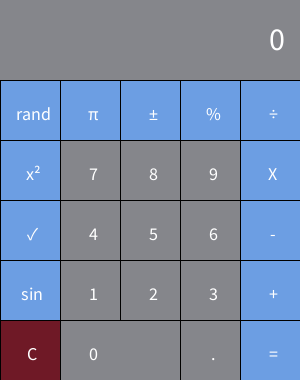
Frame 1 (no input)
Frame 60 (the mouse pressed at the canvas centre just before this capture): identical to frame 1, image omitted
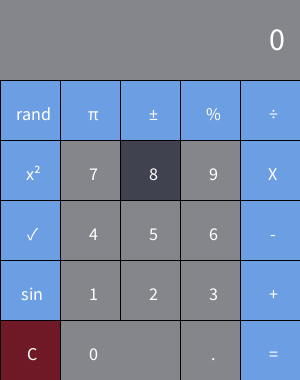
Frame 120 (the mouse held since frame 60 and released just before this capture)

The Processing sketch that drew these frames (run headless with seeded random() and noise(); from frame 60 on, the mouse is pressed at the canvas centre):

// Processing sketch: Calculator
// ── Calculator.pde
// Global Variables
Button [] buttons = new Button[10];
Button [] opButtons = new Button[14];
String dVal;
String op;
boolean left;
float r;
float l;
float result;

void setup() {
  size(300, 380);
  dVal = "0";
  op = "";
  left = true;
  r = 0.0;
  l = 0.0;
  result = 0.0;
  buttons[0] = new Button(60, 320, 120, 60, "0", #85868B, #404250);
  buttons[1] = new Button(60, 260, 60, 60, "1", #85868B, #404250);
  buttons[2] = new Button(120, 260, 60, 60, "2", #85868B, #404250);
  buttons[3] = new Button(180, 260, 60, 60, "3", #85868B, #404250);
  buttons[4] = new Button(60, 200, 60, 60, "4", #85868B, #404250);
  buttons[5] = new Button(120, 200, 60, 60, "5", #85868B, #404250);
  buttons[6] = new Button(180, 200, 60, 60, "6", #85868B, #404250);
  buttons[7] = new Button(60, 140, 60, 60, "7", #85868B, #404250);
  buttons[8] = new Button(120, 140, 60, 60, "8", #85868B, #404250);
  buttons[9] = new Button(180, 140, 60, 60, "9", #85868B, #404250);
  opButtons[0] = new Button(180, 320, 60, 60, ".", #85868B, #404250);
  opButtons[1] = new Button(0, 320, 60, 60, "C", #6F1926, #404250);
  opButtons[2] = new Button(240, 320, 60, 60, "=", #6C9EE3, #204576);
  opButtons[3] = new Button(240, 260, 60, 60, "+", #6C9EE3, #204576);
  opButtons[4] = new Button(240, 200, 60, 60, "-", #6C9EE3, #204576);
  opButtons[5] = new Button(240, 140, 60, 60, "X", #6C9EE3, #204576);
  opButtons[6] = new Button(240, 80, 60, 60, "÷", #6C9EE3, #204576);
  opButtons[7] = new Button(180, 80, 60, 60, "%", #6C9EE3, #204576);
  opButtons[8] = new Button(120, 80, 60, 60, "±", #6C9EE3, #204576);
  opButtons[9] = new Button(60, 80, 60, 60, "π", #6C9EE3, #204576);
  opButtons[10] = new Button(0, 80, 60, 60, "rand", #6C9EE3, #204576);
  opButtons[11] = new Button(0, 140, 60, 60, "x²", #6C9EE3, #204576);
  opButtons[12] = new Button(0, 200, 60, 60, "✓", #6C9EE3, #204576);
  opButtons[13] = new Button(0, 260, 60, 60, "sin", #6C9EE3, #204576);
}


void draw() {
  background(#85868B);

  updateDisplay();

  for (int i=0; i<buttons.length; i++) {
    buttons [i].display();
    buttons [i].hover(mouseX, mouseY);
  }
  for (int i=0; i<opButtons.length; i++) {
    opButtons[i].hover(mouseX, mouseY);
    opButtons[i].display();
  }
}


void updateDisplay() {
  rectMode(CORNER);
  fill(#85868B);
  rect(80, 300, width-20, 50);

  fill(255);
  textAlign(RIGHT);
  if (dVal.length()<13) {
    textSize(32);
  } else if (dVal.length()<14) {
    textSize(28);
  } else if (dVal.length()<15) {
    textSize(26);
  } else if (dVal.length()<17) {
    textSize(24);
  } else if (dVal.length()<19) {
    textSize(22);
  } else if (dVal.length()<21) {
    textSize(20);
  } else if (dVal.length()<23) {
    textSize(18);
  } else if (dVal.length()<25) {
    textSize(16);
  } else {
    textSize(14);
  }
  text(dVal, width-15, 50);

  //Calc Reference
  fill(127);
  rectMode(CORNER);
  rect(10, 250, width-20, 52);

  textSize(9);
  textAlign(LEFT);
  fill(255);
  text("L:" + l + "R:" + r + "Op:" + op, 15, 263);
  text("Result:" + result + "Left:" + left, 15, 275);
}


void mouseReleased() {
  println("L:" + l + "R:" + r + "Op:" + op);
  println("Result:" + result + "Left:" + left);

  //Interaction with numbers
  for (int i=0; i<buttons.length; i++) {
    if (buttons[i].over && dVal.length()<20) {
      handleEvent(buttons[i].val, true);
    }
  }
  for (int i=0; i<opButtons.length; i++) {
    if (opButtons[i].over) {
      handleEvent(opButtons[i].val, false);
    }
  }
}

void keyPressed() {
  println("KEY:" + key + "keyCode:" + keyCode);
  if (key == '0') {
    handleEvent("0", true);
  } else if (key == '1') {
    handleEvent("1", true);
  } else if (key == '2') {
    handleEvent("2", true);
  } else if (key == '3') {
    handleEvent("3", true);
  } else if (key == '4') {
    handleEvent("4", true);
  } else if (key == '5') {
    handleEvent("5", true);
  } else if (key == '6') {
    handleEvent("6", true);
  } else if (key == '7') {
    handleEvent("7", true);
  } else if (key == '8') {
    handleEvent("8", true);
  } else if (key == '9') {
    handleEvent("9", true);
  } else if (key == '+') {
    handleEvent("+", false);
  } else if (key == '-') {
    handleEvent("-", false);
  } else if (key == '*') {
    handleEvent("X", false);
  } else if (key == '/') {
    handleEvent("÷", false);
  } else if (key == '.') {
    handleEvent(".", false);
  } else if (key == 'C') {
    handleEvent("C", false);
  } else if ( key == 10) { //(key == CODED) {
    if (keyCode == ENTER || keyCode == RETURN) {
      handleEvent("=", false);
    }
  } else if (keyCode == 27) {
    key = 0;
    if (key == 0) {
      handleEvent( "C", false);
    }
  }
} 

String handleEvent(String val, boolean num) {
  if (left & num) { //Left Number
    if (dVal.equals("0") || result == 1) { 
      dVal = (val);
      l = float(dVal);
    } else {
      dVal += (val);
      l = float(dVal);
    }
  } else if (!left && num) {
    if (dVal.equals("0") || result == l) {
      dVal = (val);
      r = float(dVal);
    } else {
      dVal += (val);
      r = float(dVal);
    }
  } else if (val.equals("C")) {
    dVal = "0";
    result = 0.0;
    left = true;
    r = 0.0;
    l = 0.0;
    op = "";
  } else if (val.equals("+")) {
    // Determine if the calculator is operating on the left or right
    if (!left) {
      performCalc();
    } else {
      op = "+";
      left = false;
      dVal = "0";
    }
  } else if (val.equals("-")) {
    if (!left) {
      performCalc();
    } else {
      op = "-";
      left = false;
      dVal = "0";
    }
  } else if (val.equals("X")) {
    if (!left) {
      performCalc();
    } else {
      op = "X";
      left = false;
      dVal = "0";
    }
  } else if (val.equals("÷")) {
    if (!left) {
      performCalc();
    } else {
      op = "÷";
      left = false;
      dVal = "0";
    }
  } else if (val.equals("±")) {
    if (!left) {
      l *= -1;
      dVal = str(l);
    } else {
      r *= -1;
      dVal = str(r);
    }
  } else if (val.equals("x²")) {
    if (!left) {
      performCalc();
    } else {
      op = "x²";
      left = false;
      dVal = "0";
    }
  } else if (val.equals("✓")) {
    if (!left) {
      l = sqrt(l);
      dVal = str(l);
    } else {
      r = sqrt(r);
      dVal = str(r);
    }
  } else if (val.equals("sin")) {
    if (!left) {
      l = sin(l);
      dVal = str(l);
    } else {
      r = sin(r);
      dVal = str(r);
    }
  } else if (val.equals("rand")) {
    if (!left) {
      l = random(0, 1);
      dVal = str(l);
    } else {
      r = random(0, 1);
      dVal = str(r);
    }
  } else if (val.equals("π")) {
    if (!left) {
      l = PI;
      dVal = str(l);
    } else {
      r = PI;
      dVal = str(r);
    }
  } else if (val.equals(".") && !dVal.contains(".")) {
    dVal += (val);
  } else if (val.equals("=")) {
    performCalc();
  }
  return val;
}


void performCalc() {
  if (op.equals("+")) {
    result = l + r;
  } else if (op.equals("-")) {
    result = l - r;
  } else if (op.equals("X")) {
    result = l * r;
  } else if (op.equals("÷")) {
    result = l / r;
  } else if (op.equals("x²")) {
    result = pow(l, r);
  }
  l = result;
  dVal = str(result);
  left = true;
}

// ── Button.pde
class Button {
  // Member Variables
  int x, y, w, h;
  String val;
  boolean over;
  color c1, c2;

  // Constructor
  Button(int x, int y, int w, int h, String val, color c1, color c2) {
    this.x = x;
    this.y = y;
    this.w = w;
    this.h = h;
    this.val = val;
    this.c1 = c1;
    this.c2 = c2;
  }

  // Display the Button
  void display() {
    stroke(0);
    if (over) {
      fill(c2);
    } else {
      fill(c1);
    }
    //rectMode(CENTER);
    rect( x, y, w, h);
    textAlign(CENTER);
    fill(255);
    textSize(18);
    if (val.equals("+/-")) {
      text(val, x+32, y+40);
    } else {
      if (val.equals("C")) {
        text(val, x+32, y+40);
      } else {
        if (val.equals("sin")) {
          text(val, x+32, y+40);
        } else {
          if (val.equals("x²")) {
            text(val, x+33, y+40);
          } else {
            text(val, x+33, y+40);
          }
        }
      }
    }
  }

  // Interact with Button
  void hover(int tempX, int tempY) {
    over = tempX>x && tempX<x+w && tempY>y&& tempY<y+h;
  }
}
